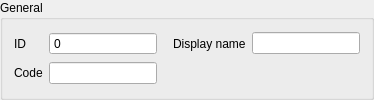
            <widget class="QGroupBox" name="grp_general">
             <property name="locale">
              <locale language="English" country="UnitedStates"/>
             </property>
             <property name="inputMethodHints">
              <set>Qt::ImhNone</set>
             </property>
             <property name="title">
              <string>General</string>
             </property>
             <layout class="QGridLayout" name="gridLayout_2">
              <item row="0" column="1">
               <widget class="QSpinBox" name="id">
                <property name="sizePolicy">
                 <sizepolicy hsizetype="Preferred" vsizetype="Fixed">
                  <horstretch>0</horstretch>
                  <verstretch>0</verstretch>
                 </sizepolicy>
                </property>
                <property name="locale">
                 <locale language="English" country="UnitedStates"/>
                </property>
                <property name="inputMethodHints">
                 <set>Qt::ImhNone</set>
                </property>
                <property name="readOnly">
                 <bool>true</bool>
                </property>
                <property name="buttonSymbols">
                 <enum>QAbstractSpinBox::NoButtons</enum>
                </property>
                <property name="maximum">
                 <number>99999999</number>
                </property>
                <property name="showClearButton" stdset="0">
                 <bool>true</bool>
                </property>
                <property name="clearValue" stdset="0">
                 <bool>true</bool>
                </property>
                <property name="expressionsEnabled" stdset="0">
                 <bool>false</bool>
                </property>
               </widget>
              </item>
              <item row="1" column="1">
               <widget class="QLineEdit" name="code">
                <property name="sizePolicy">
                 <sizepolicy hsizetype="Preferred" vsizetype="Fixed">
                  <horstretch>0</horstretch>
                  <verstretch>0</verstretch>
                 </sizepolicy>
                </property>
                <property name="locale">
                 <locale language="English" country="UnitedStates"/>
                </property>
                <property name="inputMethodHints">
                 <set>Qt::ImhNone</set>
                </property>
                <property name="clearButtonEnabled">
                 <bool>true</bool>
                </property>
               </widget>
              </item>
              <item row="1" column="0">
               <widget class="QLabel" name="label_3">
                <property name="locale">
                 <locale language="English" country="UnitedStates"/>
                </property>
                <property name="inputMethodHints">
                 <set>Qt::ImhNone</set>
                </property>
                <property name="text">
                 <string>Code</string>
                </property>
                <property name="alignment">
                 <set>Qt::AlignLeading|Qt::AlignLeft|Qt::AlignVCenter</set>
                </property>
               </widget>
              </item>
              <item row="0" column="3" colspan="2">
               <widget class="QLineEdit" name="display_name">
                <property name="sizePolicy">
                 <sizepolicy hsizetype="Expanding" vsizetype="Fixed">
                  <horstretch>0</horstretch>
                  <verstretch>0</verstretch>
                 </sizepolicy>
                </property>
                <property name="locale">
                 <locale language="English" country="UnitedStates"/>
                </property>
                <property name="inputMethodHints">
                 <set>Qt::ImhNone</set>
                </property>
                <property name="clearButtonEnabled">
                 <bool>true</bool>
                </property>
               </widget>
              </item>
              <item row="0" column="2">
               <widget class="QLabel" name="label_2">
                <property name="locale">
                 <locale language="English" country="UnitedStates"/>
                </property>
                <property name="inputMethodHints">
                 <set>Qt::ImhNone</set>
                </property>
                <property name="text">
                 <string>Display name</string>
                </property>
                <property name="alignment">
                 <set>Qt::AlignLeading|Qt::AlignLeft|Qt::AlignVCenter</set>
                </property>
                <property name="indent">
                 <number>10</number>
                </property>
               </widget>
              </item>
              <item row="0" column="0">
               <widget class="QLabel" name="label">
                <property name="locale">
                 <locale language="English" country="UnitedStates"/>
                </property>
                <property name="inputMethodHints">
                 <set>Qt::ImhNone</set>
                </property>
                <property name="text">
                 <string>ID</string>
                </property>
                <property name="alignment">
                 <set>Qt::AlignLeading|Qt::AlignLeft|Qt::AlignVCenter</set>
                </property>
               </widget>
              </item>
             </layout>
            </widget>
